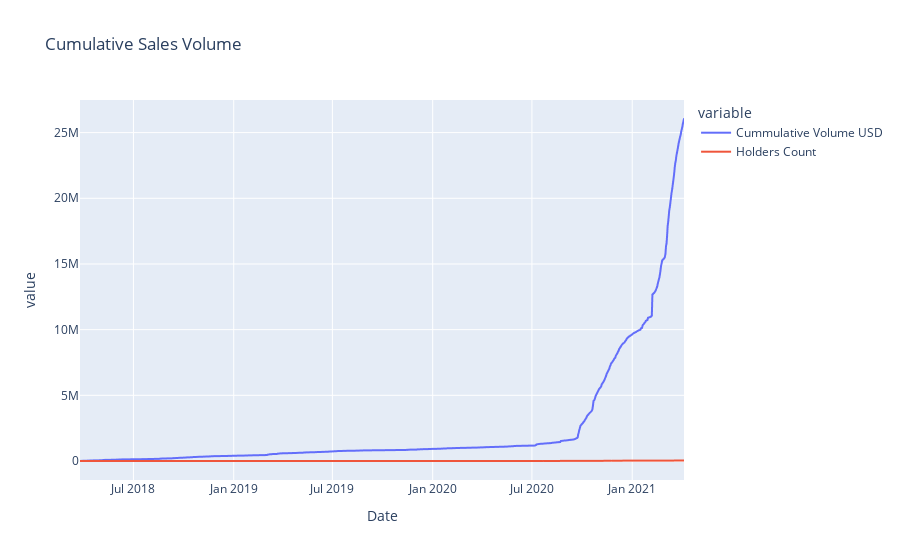

The cell this chart's notebook holds for it:
### Code cell
#Holders with cum_vol
cum_sales_fig = px.line(df_holders_and_vol, y=["Cummulative Volume USD", "Holders Count"],
    labels={"Date Parsed": "Date"},
    title= "Cumulative Sales Volume"
    )
cum_sales_fig.show()

### Figure 1 — Plotly figure (JSON) as saved in the notebook; plotly's stock layout.template omitted (floating-point values rounded to 4 significant figures; data arrays with more than 128 entries replaced by an {"elided": "..."} marker saying what was removed)
{"data": [{"hovertemplate": "variable=Cummulative Volume USD<br>Date=%{x}<br>value=%{y}<extra></extra>", "legendgroup": "Cummulative Volume USD", "line": {"color": "#636efa", "dash": "solid"}, "mode": "lines", "name": "Cummulative Volume USD", "showlegend": true, "type": "scattergl", "x": {"elided": "1111 str values"}, "xaxis": "x", "y": {"elided": "1111 float values"}, "yaxis": "y"}, {"hovertemplate": "variable=Holders Count<br>Date=%{x}<br>value=%{y}<extra></extra>", "legendgroup": "Holders Count", "line": {"color": "#EF553B", "dash": "solid"}, "mode": "lines", "name": "Holders Count", "showlegend": true, "type": "scattergl", "x": {"elided": "1111 str values"}, "xaxis": "x", "y": {"elided": "1111 int values"}, "yaxis": "y"}], "layout": {"legend": {"title": {"text": "variable"}, "tracegroupgap": 0}, "title": {"text": "Cumulative Sales Volume"}, "xaxis": {"anchor": "y", "domain": [0, 1], "title": {"text": "Date"}}, "yaxis": {"anchor": "x", "domain": [0, 1], "title": {"text": "value"}}}}
